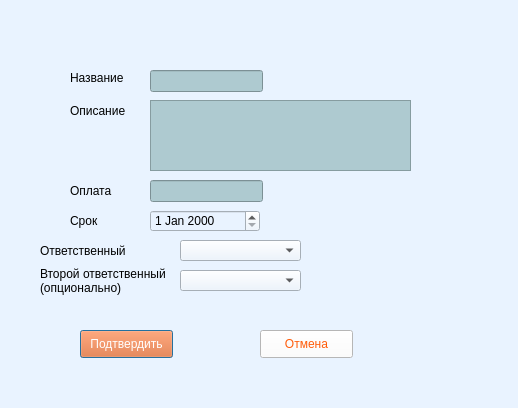
<?xml version="1.0" encoding="UTF-8"?>
<ui version="4.0">
 <class>CreateWork</class>
 <widget class="QDialog" name="CreateWork">
  <property name="geometry">
   <rect>
    <x>0</x>
    <y>0</y>
    <width>518</width>
    <height>408</height>
   </rect>
  </property>
  <property name="windowTitle">
   <string>Dialog</string>
  </property>
  <property name="styleSheet">
   <string notr="true">background-color: rgb(233, 243, 255)</string>
  </property>
  <widget class="QDateEdit" name="dateEdit">
   <property name="geometry">
    <rect>
     <x>150</x>
     <y>210</y>
     <width>110</width>
     <height>22</height>
    </rect>
   </property>
   <property name="styleSheet">
    <string notr="true">background-color: rgb(233, 243, 255);</string>
   </property>
  </widget>
  <widget class="QLineEdit" name="payEdit">
   <property name="geometry">
    <rect>
     <x>150</x>
     <y>180</y>
     <width>113</width>
     <height>22</height>
    </rect>
   </property>
   <property name="styleSheet">
    <string notr="true">background-color: rgb(174, 202, 208);</string>
   </property>
  </widget>
  <widget class="QLabel" name="label_6">
   <property name="geometry">
    <rect>
     <x>40</x>
     <y>260</y>
     <width>141</width>
     <height>41</height>
    </rect>
   </property>
   <property name="text">
    <string>Второй ответственный
(опционально)</string>
   </property>
  </widget>
  <widget class="QLabel" name="label">
   <property name="geometry">
    <rect>
     <x>70</x>
     <y>70</y>
     <width>61</width>
     <height>16</height>
    </rect>
   </property>
   <property name="text">
    <string>Название</string>
   </property>
  </widget>
  <widget class="QLabel" name="label_4">
   <property name="geometry">
    <rect>
     <x>70</x>
     <y>210</y>
     <width>61</width>
     <height>21</height>
    </rect>
   </property>
   <property name="text">
    <string>Срок</string>
   </property>
  </widget>
  <widget class="QLabel" name="label_5">
   <property name="geometry">
    <rect>
     <x>40</x>
     <y>240</y>
     <width>91</width>
     <height>21</height>
    </rect>
   </property>
   <property name="text">
    <string>Ответственный</string>
   </property>
  </widget>
  <widget class="QLineEdit" name="titleEdit">
   <property name="geometry">
    <rect>
     <x>150</x>
     <y>70</y>
     <width>113</width>
     <height>22</height>
    </rect>
   </property>
   <property name="styleSheet">
    <string notr="true">background-color: rgb(174, 202, 208);</string>
   </property>
  </widget>
  <widget class="QComboBox" name="comboBox">
   <property name="geometry">
    <rect>
     <x>180</x>
     <y>240</y>
     <width>121</width>
     <height>21</height>
    </rect>
   </property>
   <property name="styleSheet">
    <string notr="true">background-color: rgb(233, 243, 255);</string>
   </property>
   <item>
    <property name="text">
     <string/>
    </property>
   </item>
  </widget>
  <widget class="QLabel" name="label_3">
   <property name="geometry">
    <rect>
     <x>70</x>
     <y>180</y>
     <width>61</width>
     <height>21</height>
    </rect>
   </property>
   <property name="text">
    <string>Оплата</string>
   </property>
  </widget>
  <widget class="QLabel" name="label_2">
   <property name="geometry">
    <rect>
     <x>70</x>
     <y>100</y>
     <width>61</width>
     <height>21</height>
    </rect>
   </property>
   <property name="text">
    <string>Описание</string>
   </property>
  </widget>
  <widget class="QComboBox" name="comboBox_2">
   <property name="geometry">
    <rect>
     <x>180</x>
     <y>270</y>
     <width>121</width>
     <height>21</height>
    </rect>
   </property>
   <property name="styleSheet">
    <string notr="true">background-color: rgb(233, 243, 255);</string>
   </property>
   <item>
    <property name="text">
     <string/>
    </property>
   </item>
  </widget>
  <widget class="QPushButton" name="confirmButton">
   <property name="geometry">
    <rect>
     <x>80</x>
     <y>330</y>
     <width>93</width>
     <height>28</height>
    </rect>
   </property>
   <property name="styleSheet">
    <string notr="true">background-color: rgb(255, 92, 10);
color: rgb(255, 255, 255);</string>
   </property>
   <property name="text">
    <string>Подтвердить</string>
   </property>
  </widget>
  <widget class="QPushButton" name="backButton">
   <property name="geometry">
    <rect>
     <x>260</x>
     <y>330</y>
     <width>93</width>
     <height>28</height>
    </rect>
   </property>
   <property name="styleSheet">
    <string notr="true">background-color: rgb(255, 255, 255); 
color: rgb(255, 92, 10);</string>
   </property>
   <property name="text">
    <string>Отмена</string>
   </property>
  </widget>
  <widget class="QTextEdit" name="descEdit">
   <property name="geometry">
    <rect>
     <x>150</x>
     <y>100</y>
     <width>261</width>
     <height>71</height>
    </rect>
   </property>
   <property name="styleSheet">
    <string notr="true">background-color: rgb(174, 202, 208);</string>
   </property>
  </widget>
 </widget>
 <resources/>
 <connections/>
</ui>
